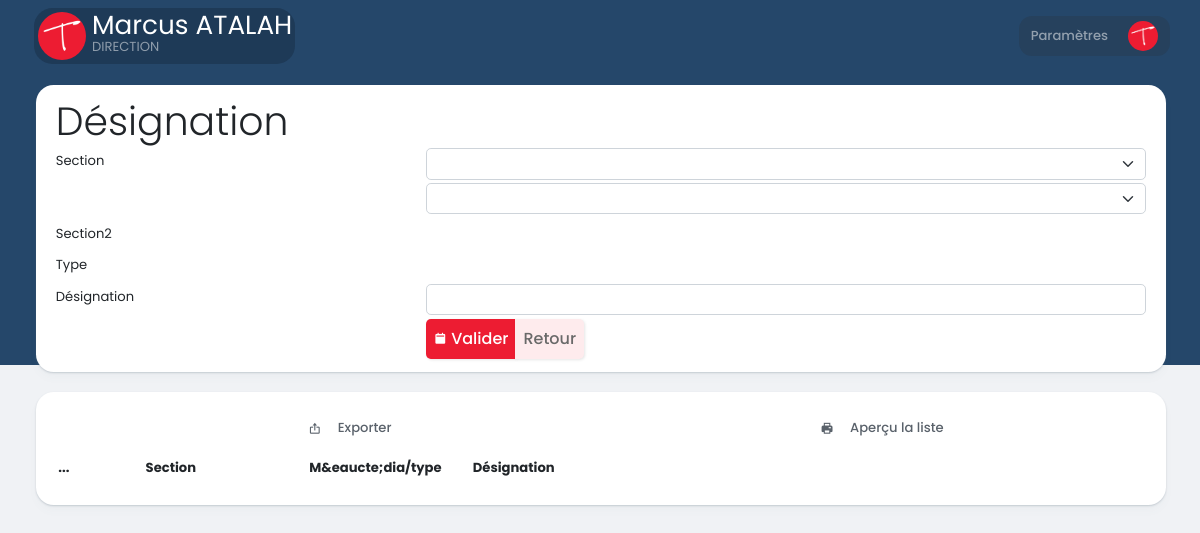
The app's page /drwxr/designations/ (signed in), older data.
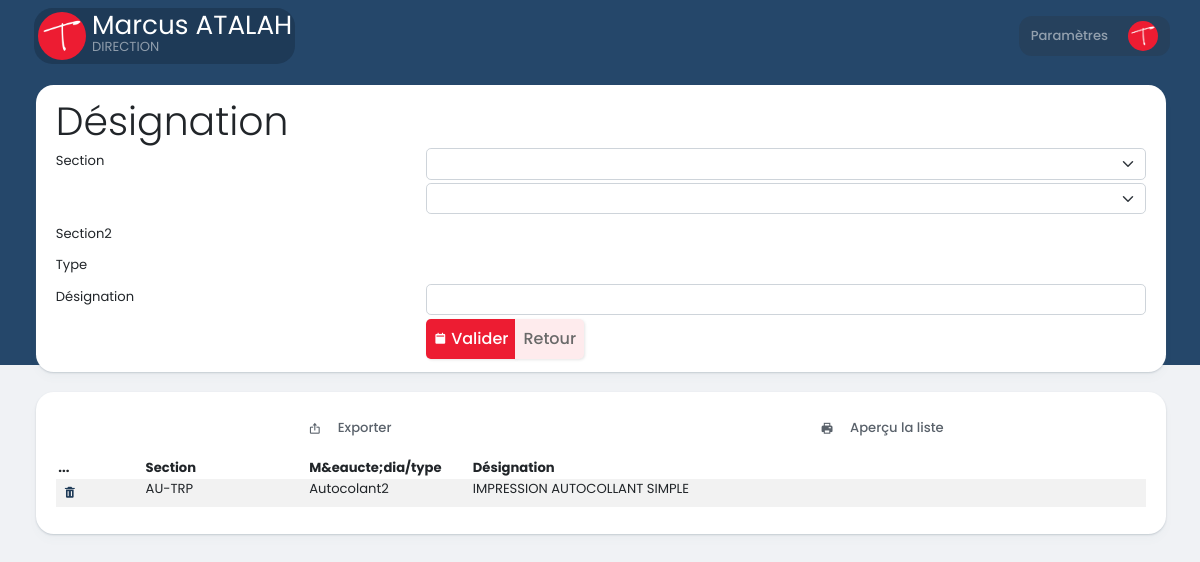
The same page, newer data.
### tables this page shows
CREATE TABLE `tbdesignation` (
  `IDDESIGNATION` int(11) NOT NULL,
  `IDSECTION` int(11) NOT NULL,
  `IDMTYPE` int(11) NOT NULL,
  `DESIGNATION` varchar(255) DEFAULT NULL
);

CREATE TABLE `tbmedia` (
  `IDMEDIA` int(11) NOT NULL,
  `MEDIA` varchar(255) DEFAULT NULL
);

CREATE TABLE `tbmtype` (
  `IDMTYPE` int(11) NOT NULL,
  `IDSECTION` int(11) NOT NULL,
  `MTYPE` varchar(55) DEFAULT NULL
);

### drwxr/app/controllers/Designations.php (called while the page is built, shortened)
<?php
class Designations extends Controller {
    private $postModel;
    public function __construct() {
        $this->postModel = $this->model('Designation');
    }
    public function index() {
        $designation = $this->postModel->getDesignations();
        $data = ['designations' => $designation, 'TitleProject' => 'D&eacute;signation'];
        $this->view('settings/designation', $data);
    }
}

### drwxr/app/libraries/Core.php (called while the page is built, shortened)
<?php
class Core {
    protected $currentMethod = 'index';
    public function __construct() {
        $url = $this->getUrl();
        if (isset($url[0]) && file_exists('../app/controllers/' . ucwords($url[0]) . '.php')) {
            unset($url[0]);
        }
        $this->currentController = new $this->currentController;
        $this->params = $url ? array_values($url) : [];
        call_user_func_array([$this->currentController, $this->currentMethod], $this->params);
    }
    public function getUrl() {
        if (isset($_GET['url'])) {
            $url = rtrim($_GET['url'], '/');
            $url = filter_var($url, FILTER_SANITIZE_URL);
            $url = explode('/', $url);
            return $url;
        }
    }
}

### drwxr/public/index.php (called while the page is built, shortened)
<?php
$init = new Core;

### drwxr/app/libraries/Database.php (called while the page is built, shortened)
<?php
class Database {
    private $host = DB_HOST;
    private $user = DB_USER;
    private $pass = DB_PASS;
    private $dbname = DB_NAME;
    private $dbh;
    private $stmt;
    public function __construct() {
        $dsn = 'mysql:host=' . $this->host . ';dbname=' . $this->dbname;
        $options = array(
            PDO::ATTR_PERSISTENT => true,
            PDO::ATTR_ERRMODE => PDO::ERRMODE_EXCEPTION
        );
        try {
            $this->dbh = new PDO($dsn, $this->user, $this->pass, $options);
        } catch (PDOException $e) {
            $this->error = $e->getMessage();
            echo $this->error;
        }
    }
    public function query($sql) {
        $this->stmt = $this->dbh->prepare($sql);
    }
    public function execute() {
        return $this->stmt->execute();
    }
    public function resultSet() {
        $this->execute();
        return $this->stmt->fetchAll(PDO::FETCH_OBJ);
    }
}

### drwxr/app/models/Designation.php (called while the page is built, shortened)
<?php
class Designation{
    private $db;
    public function __construct() {
        $this->db = new Database;
    }
    public function getDesignations() {
         $this->db->query('SELECT
                            tbdesignation.IDDESIGNATION,
                            tbmedia.MEDIA,
                            tbmtype.MTYPE,
                            tbdesignation.DESIGNATION
                        FROM tbdesignation
                            INNER JOIN tbmedia
                        ON tbdesignation.IDSECTION = tbmedia.IDMEDIA
                            INNER JOIN tbmtype
                        ON tbmtype.IDMTYPE = tbdesignation.IDMTYPE
                        ORDER BY tbdesignation.DESIGNATION ASC');
        $result = $this->db->resultSet();
        return $result;
    }
}

### drwxr/app/views/settings/designation.php (the view, shortened to what this page needs)
<?php
require APPROOT . '/views/inc/header.php';
?>
<div class="main-content container-fluid">
    <main>
        <section>
            <div class="maincontent my-4">
                <div class="card-tazoomcm my-3">
                    <?php require 'titleproject.php'; ?>
                    <div class="row">
                        <div class="col-12">
                            <form action="<?php echo URLROOT; ?>/designations/add" method="POST">
                                <div class="form-group row">
                                    <label class="col-md-4 col-form-label">Section</label>
                                    <div class="col-md-8">
                                        <select class="form-select" name="IDSECTION"
                                                id="IDSECTION" style="width: 100%;">
                                            <option></option>
                                            <?php
                                            $query = "SELECT * FROM tbmedia ORDER BY MEDIA ASC";
                                            $do = mysqli_query($connu, $query);
                                            while ($row = mysqli_fetch_array($do)) {
                                                echo '<option value="' . $row['IDMEDIA'] . '">' . $row['MEDIA'] . '</option>';
                                            }
                                            ?>
                                        </select>
                                        <select class="form-select" name="IDMTYPE" id="IDMTYPE"
                                                style="display: block" required autofocus>
                                            <option></option>
                                        </select>
                                    </div>
                                    <label class="col-md-4 col-form-label">Section2</label>
                                    <div class="col-md-8">
                                    </div>
                                    <label class="col-md-4 col-form-label">Type</label>
                                    <div class="col-md-8">
                                    </div>
                                    <label class="col-md-4 col-form-label">D&eacute;signation</label>
                                    <div class="col-md-8">
                                        <input type="text" name="DESIGNATION" class="form-control" required=""/>
                                    </div>
                                    <label class="col-md-4 col-form-label"></label>
                                    <div class="col-md-8">
                                            <div class="btn-group">
                                        <button type="submit" name="btn-designation" class="btn btn-tazoomcm" style="font-weight:500;"><i class='bx bxs-calendar-alt'></i> Valider</button>
                                        <a class="btn btn-tazoomcm-cansel" href="<?php echo URLROOT; ?>/deviss/" > Retour</a>
                                    </div>
                                    </div>
                                </div>
                            </form>
                        </div>
                    </div>
                </div>
            </div>
            <div class="maincontent my-3">
                <div class="card-tazoomcm my-3">
                    <div class="card_print my-2">
                        <ul class="card-print-ul">
                            <div class="activity">
                                <div class="col">
                                    <li class=""><a href="../CONTROLLER/_FONCTIONCONTROL.php?export=excel">
                                            <div class="icon"><i class='bx bx-export' ></i></div>
                                            <div class="name">Exporter</div></a>
                                    </li>
                                </div>
                                <div class="col">
                                    <li class=""><a href="<?php echo URLROOT; ?>/lastleaves/apercu">
                                            <div class="icon"><i class="bx bxs-printer "></i></div>
                                            <div class="name">Aper&ccedil;u la liste</div></a>
                                    </li>
                                </div>
                            </div>
                        </ul>
                    </div>
                    <table id="" class="table table-striped border-white" width="100%">
                        <thead>
                            <tr class="text-dark">
                                <th width="8%">...</th>
                                <th width="15%">Section</th>
                                <th width="15%">M&eaucte;dia/type</th>
                                <th>D&eacute;signation</th>
                            </tr>
                        </thead>
                        <tbody>
                            <?php foreach ($data['designations'] as $designation) : ?>
                                <tr>
                                    <td><a href="<?php echo URLROOT; ?>/designations/confirmdelete/<?php echo $designation->IDDESIGNATION; ?>" class="btn btn-tazoomcm-delete " title='Supprimer' data-toggle='tooltip'><i class='bx bxs-trash'></i></a></td>
                                    <td><?php echo $designation->MEDIA; ?></td>
                                    <td><?php echo $designation->MTYPE; ?></td>
                                    <td><?php echo $designation->DESIGNATION; ?></td>
                                </tr>
                            <?php endforeach; ?>
                        </tbody>
                    </table>
                </div></div>
        </section>
    </main>
</div>
<?php
require APPROOT . '/views/inc/footer.php';

### drwxr/app/libraries/Controller.php (shortened to what this page needs)
<?php
class Controller {
    public function view($view, $data = []) {
        if (file_exists('../app/views/' . $view . '.php')) {
            require_once '../app/views/' . $view . '.php';
        } else {
            die('View does not exist.');
        }
    }
}

### drwxr/app/views/inc/header.php (shortened to what this page needs)
<!DOCTYPE html>
<html lang="fr">
    <head>
        <link rel="stylesheet" href="<?php echo URLROOT; ?>/cssb5data/bootstrap.min.css">
        <link rel="stylesheet" href="<?php echo URLROOT; ?>/cssb5data/dataTables.bootstrap5.min.css">
        <link rel="stylesheet" href="<?php echo URLROOT; ?>/cssb5data/responsive.bootstrap5.min.css">
        <link href='https://unpkg.com/boxicons@2.1.4/css/boxicons.min.css' rel='stylesheet'>
        <link rel="stylesheet" href="<?php echo URLROOT; ?>/css/sortable-theme-light.min.css">
        <link rel="stylesheet" href="<?php echo URLROOT; ?>/css/fontawesome.min.css">
        <link rel="stylesheet" href="<?php echo URLROOT; ?>/css/main.css">
    </head>
    <body>
        <div class="bartazoom">
            <div class="sidebar">
                <div class="navbar_inner">
                    <nav class="navbar_top fixed-top navbar navbar-expand-lg">
                        <div class="navbar_left">
                            <div class="logo">
                                <a href="<?php echo URLROOT; ?>/pages/">
                                    <img src="<?php echo URLROOT; ?>../../logo-tazoom.png" style="padding: 1px;
                                         width: 50px;
                                         margin-right: 5px; border-radius: 50%;
                                         "></a>
                                <div class="notify-data">
                                    <div class="_name text-white display-6 post001" style="font-size: 2rem;line-height: 0.5;">
                                        <?= $_SESSION['auth']->LASTNAME; ?>
                                        <?= $_SESSION['auth']->FIRSTNAME; ?>
                                    </div>
                                    <div class="_fonction text-white-50">
                                        <?= $_SESSION['auth']->POSTEOCCUP; ?>
                                    </div>
                                </div>
                            </div>
                        </div>
                        <div class="navbar_right">
                            <ul style="display: flex;">
                                <li class="dropdown __help2 settings" title='Param&egrave;tres' data-toggle='tooltip' data-bs-placement="bottom">
                                    <div class="icon __ul st first-child ">
                                        <span class="name text-white-50">
                                            Param&egrave;tres
                                        </span>
                                    </div>
                                </li>
                                <li class="dropdown __profile __help3">
                                    <div class="icon __ul name last-child text-white-50" style="width: 50px;height: 40px;">
                                        <span class="name">
                                            <img src="<?php echo URLROOT; ?>../../signup/img/<?= $_SESSION['auth']->URLFILE; ?>"
                                                 style="
                                                 width: 30px;
                                                 margin-right: 4px;
                                                 border-radius: 50%;
                                                 ">
                                        </span>
                                    </div>
                                </li>
                            </ul>
                        </div>
                    </nav>
                </div>
            </div>

### drwxr/app/views/settings/titleproject.php
<header>
    <div class="header-title-wrapper">
        <div class="header-title ">
            <div class="display-5 text-dark "><?php echo $data['TitleProject']; ?></div>
        </div>
    </div>
</header>

### drwxr/app/views/inc/footer.php (shortened to what this page needs)
</div>
</body>
</html>

### drwxr/app/views/inc/header.php (style rules this page uses)
.navbar_left .logo { display: flex; justify-content: space-between; align-items: center; }
.notify-data ._name { font-weight: 400; margin-bottom: 8px; }
.notify-data ._fonction { color: #9B9EAC; white-space: nowrap; text-overflow: ellipsis; text-transform: uppercase; }

### drwxr/app/views/settings/designation.php (style rules this page uses)
.table>:not(caption)>*>* { padding: 0rem 0.2rem; }

Row changes from the older to the newer data that the page shows:
added tbdesignation: IDSECTION.MEDIA "AU-TRP", IDMTYPE.MTYPE "Autocolant2", DESIGNATION "IMPRESSION AUTOCOLLANT SIMPLE"
